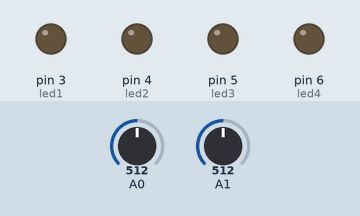
Recording of a sketch running on a simulated Arduino Uno, built with avr-gcc and run on an emulated ATmega328P. Shown: output pins drawn as LEDs (lit = HIGH). The inputs (shaded band) are chosen by the test bench; at power-on: A0 = 512, A1 = 512.

Above: at 1.2 s.
1.3 s: A0 set to 487
At 2.0 s:
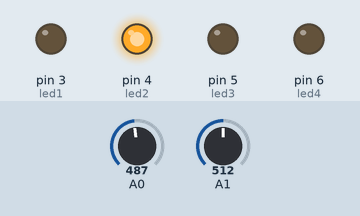
2.8 s: A1 set to 484
At 3.2 s:
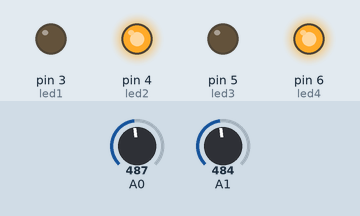
4.3 s: A0 set to 510
At 5.5 s:
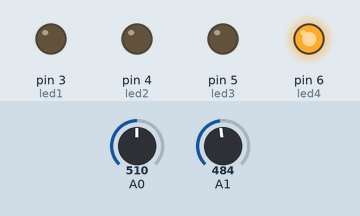
5.8 s: A1 set to 535
At 6.7 s:
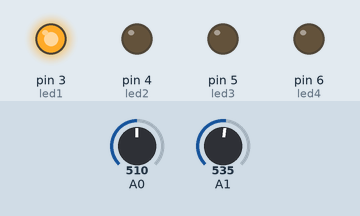
7.3 s: A0 set to 490
At 7.8 s:
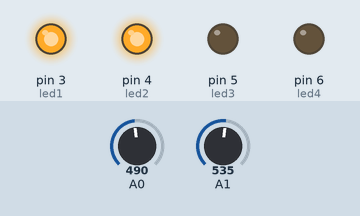
8.8 s: A0 set to 535
At 10.1 s:
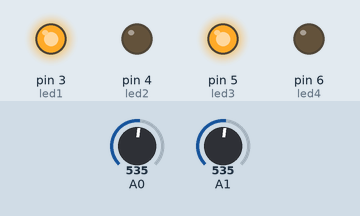
Timing chart, 0 to 11.3 s (numbered marks = the images above; inputs shaded):
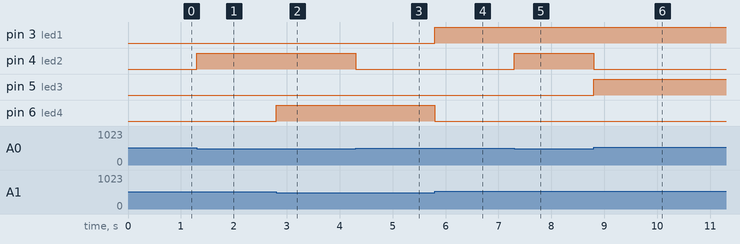

The sketch:

led_stick.ino
```cpp
int led1 = 3; //오른
int led2 = 4; //아래
int led3 = 5; //위
int led4 = 6; //왼
int sw = 7;

void setup() {
  // put your setup code here, to run once:
  pinMode(led1, OUTPUT);
  pinMode(led2, OUTPUT);
  pinMode(led3, OUTPUT);
  pinMode(led4, OUTPUT);
}

void loop() {
  Serial.print(analogRead(A0));
  // put your main code here, to run repeatedly:
  if(analogRead(A0) > 525 ) { // 오른쪽으로 가면 오른쪽 불이 켜짐
    digitalWrite(led3, HIGH);
    digitalWrite(led2, LOW);
  } else if(analogRead(A0) < 500) { // 왼쪽으로 가면 왼쪽 불이 켜짐
    digitalWrite(led3, LOW);
    digitalWrite(led2, HIGH);
  } else {                                            //원위치시 불 꺼짐
    digitalWrite(led3, LOW);
    digitalWrite(led2, LOW);
  }

  if(analogRead(A1) > 525 ) { // 앞으로 가면 앞쪽 불이 켜짐
    digitalWrite(led1, HIGH);
    digitalWrite(led4, LOW);
  } else if(analogRead(A1) < 500) { // 뒤로 가면 뒤쪽 불이 켜짐
    digitalWrite(led1, LOW);
    digitalWrite(led4, HIGH);
  } else {                        //원위치시 불 꺼짐
    digitalWrite(led1, LOW);
    digitalWrite(led4, LOW);
  }
}


//만지지 않았을 때 고정된 값 x 513 y 506     조작 시 0~1023 사이 값 나옴 
```

Measured:
- the behaviour switches between 500 and 499 on A0 (found by bisection; images 0 and 1)
- the behaviour switches between 500 and 499 on A1 (found by bisection; images 1 and 2)
- after the input at 1.3 s, pin 4 (led2): LOW → HIGH at once
- after the input at 2.8 s, pin 6 (led4): LOW → HIGH at once
- after the input at 4.3 s, pin 4 (led2): HIGH → LOW at once
- after the input at 5.8 s, pin 3 (led1): LOW → HIGH at once; pin 6 (led4): HIGH → LOW at once
- after the input at 7.3 s, pin 4 (led2): LOW → HIGH at once
- after the input at 8.8 s, pin 4 (led2): HIGH → LOW at once; pin 5 (led3): LOW → HIGH at once
